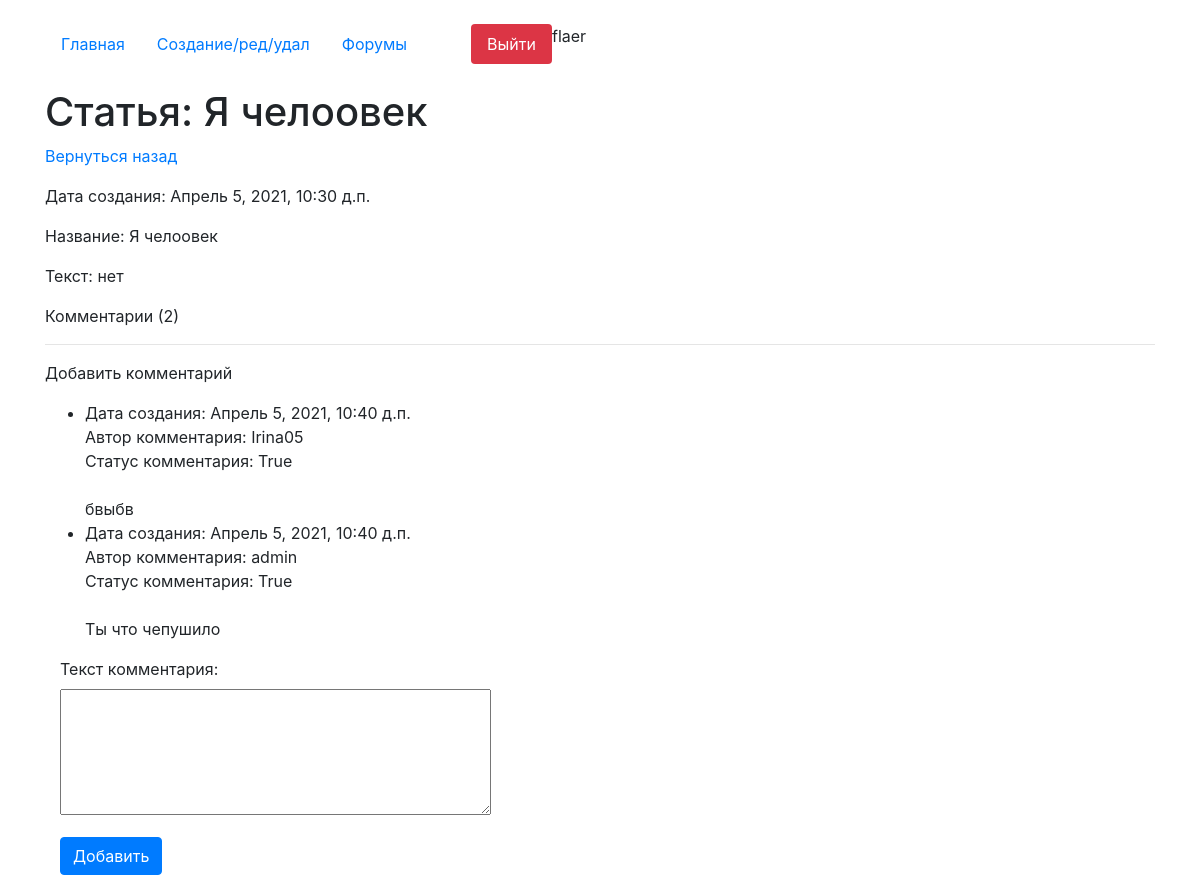
The page /detail/73 (signed in) on the database as committed earlier.
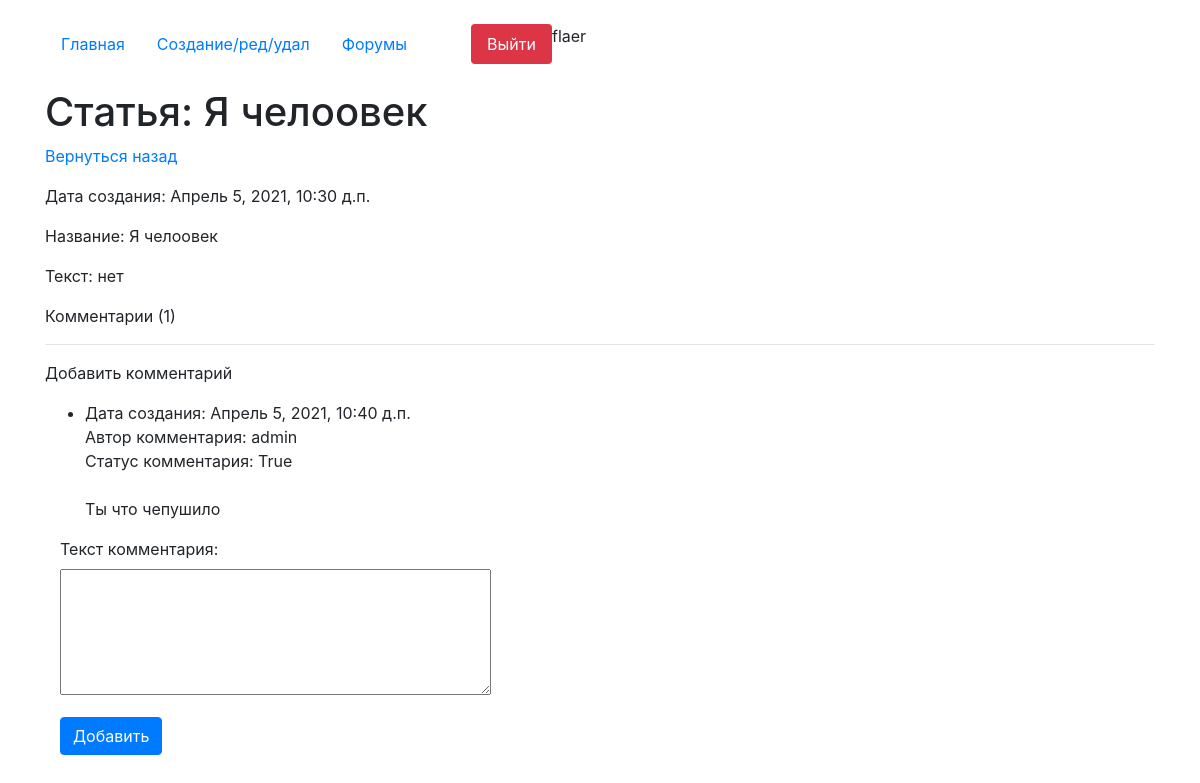
The same page on the database as committed later.
### core/models.py (models this page shows, shortened)
class Articles(models.Model):
    author = models.ForeignKey(User, on_delete=models.CASCADE, verbose_name='Владелец статьи', blank=True, null=True)
    create_date = models.DateTimeField(auto_now=True)
    name = models.CharField(max_length=200, verbose_name='Название')
    text = models.TextField(verbose_name='Текст')
    class Meta:
        verbose_name = 'Статью'
        verbose_name_plural = 'Статьи'

class Comments(models.Model):
    article = models.ForeignKey(Articles, on_delete=models.CASCADE, verbose_name='Статья', blank=True, null=True,
                                related_name='comments_articles')
    author = models.ForeignKey(User, on_delete=models.CASCADE, verbose_name='Автор комментария', blank=True, null=True)
    create_date = models.DateTimeField(auto_now=True)
    text = models.TextField(verbose_name='Текст комментария')
    status = models.BooleanField(verbose_name='Видимость статьи', default=False)
    objects = StatusFilterComments()

### core/views.py (the view, shortened to what this page needs)
# urls.py: path('detail/<int:pk>', views.HomeDetailView.as_view(), name='detail_page'),
class HomeDetailView(CustomSuccessMessageMixin, FormMixin, DetailView):
    model = Articles
    template_name = 'detail.html'
    context_object_name = 'get_article'
    form_class = CommentForm
    success_msg = 'Комментарий успешно создан, ожидайте модерации'

### core/forms.py
class CommentForm(forms.ModelForm):
    class Meta:
        model = Comments
        fields = ('text',)
    def __init__(self, *args, **kwargs):
        super().__init__(*args, **kwargs)
        for field in self.fields:
            self.fields[field].widget.attrs['class'] = 'form-control'
        self.fields['text'].widget = Textarea(attrs={'rows': 5})

### core/models.py (called while the page is built)
    def get_queryset(self):
        return super().get_queryset().filter(
            Q(status=False, author=get_current_user()) | Q(status=False, article__author=get_current_user()) | Q(
                status=True))

### core/templates/detail.html (shortened to what this page needs)
{% extends 'index.html' %}
    {% block content %}
    <h1 class="mt-4">Статья: {{get_article.name}}</h1>
    <p><a href="/">Вернуться назад</a></p>
    <p>Дата создания:  {{get_article.create_date}}</p>
    <p>Название:  {{get_article.name}}</p>
    <p>Текст: {{get_article.text}}</p>
    <p>Комментарии ({{get_article.comments_articles.all.count}})</p>
    <hr>
    <p>Добавить комментарий</p>
    <ul>
    {% for item in get_article.comments_articles.all %}
    <li>
    {% include 'comment_item.html' %}
    </li>
    {% endfor %}
    </ul>
    <div class="col-4">
        <form action="" id="add_form" method="post">
                {{form.as_p}}
        </form>
        <button form="add_form" type="submit" class="btn btn-primary">Добавить</button>
    </div>
{% endblock %}

### core/templates/comment_item.html (shortened to what this page needs)
    Дата создания: {{item.create_date}} <br>
    Автор комментария: {{item.author}} <br>
    Статус комментария: {{item.status}}
    <br><br>
    {{item.text}}

Rows that differ between the two databases and show on the page:
no longer on this page (row edited): Comments: create_date "Апрель 5, 2021, 10:40 д.п.", author "Irina05", status "True", text "бвыбв"
computed for Articles "Я челоовек": comments_articles.all.count "2" → "1"
